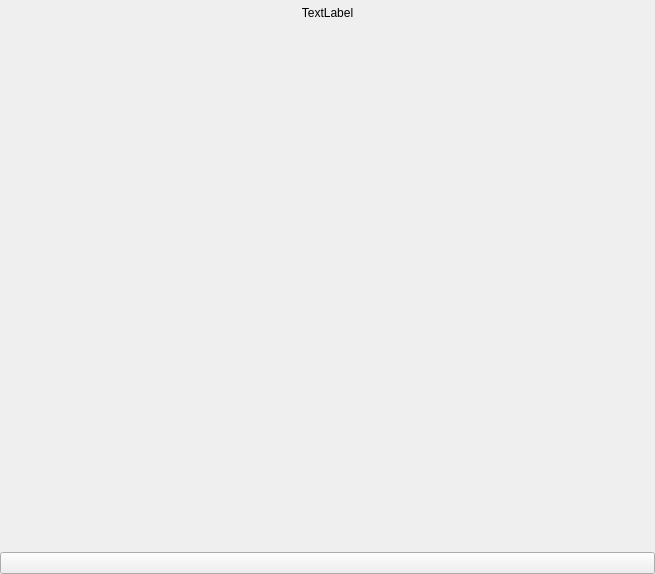
<?xml version="1.0" encoding="UTF-8"?>
<ui version="4.0">
 <class>NoteExplorerPage</class>
 <widget class="QWidget" name="NoteExplorerPage">
  <property name="geometry">
   <rect>
    <x>0</x>
    <y>0</y>
    <width>655</width>
    <height>574</height>
   </rect>
  </property>
  <property name="sizePolicy">
   <sizepolicy hsizetype="Fixed" vsizetype="Preferred">
    <horstretch>0</horstretch>
    <verstretch>0</verstretch>
   </sizepolicy>
  </property>
  <property name="windowTitle">
   <string>Form</string>
  </property>
  <layout class="QVBoxLayout" name="verticalLayout">
   <property name="spacing">
    <number>0</number>
   </property>
   <property name="leftMargin">
    <number>0</number>
   </property>
   <property name="topMargin">
    <number>0</number>
   </property>
   <property name="rightMargin">
    <number>0</number>
   </property>
   <property name="bottomMargin">
    <number>0</number>
   </property>
   <item>
    <layout class="QHBoxLayout" name="TopLayout">
     <property name="spacing">
      <number>0</number>
     </property>
     <property name="topMargin">
      <number>6</number>
     </property>
     <property name="bottomMargin">
      <number>6</number>
     </property>
     <item>
      <widget class="QLabel" name="CurDIrLabel">
       <property name="text">
        <string>TextLabel</string>
       </property>
       <property name="alignment">
        <set>Qt::AlignmentFlag::AlignCenter</set>
       </property>
      </widget>
     </item>
    </layout>
   </item>
   <item>
    <widget class="QScrollArea" name="NoteList">
     <property name="frameShape">
      <enum>QFrame::Shape::NoFrame</enum>
     </property>
     <property name="frameShadow">
      <enum>QFrame::Shadow::Plain</enum>
     </property>
     <property name="lineWidth">
      <number>0</number>
     </property>
     <property name="widgetResizable">
      <bool>true</bool>
     </property>
     <widget class="QWidget" name="NoteListContent">
      <property name="geometry">
       <rect>
        <x>0</x>
        <y>0</y>
        <width>655</width>
        <height>522</height>
       </rect>
      </property>
      <property name="sizePolicy">
       <sizepolicy hsizetype="Preferred" vsizetype="Expanding">
        <horstretch>0</horstretch>
        <verstretch>0</verstretch>
       </sizepolicy>
      </property>
      <layout class="QHBoxLayout" name="horizontalLayout">
       <property name="spacing">
        <number>0</number>
       </property>
       <property name="leftMargin">
        <number>0</number>
       </property>
       <property name="topMargin">
        <number>0</number>
       </property>
       <property name="rightMargin">
        <number>0</number>
       </property>
       <property name="bottomMargin">
        <number>0</number>
       </property>
       <item>
        <layout class="QVBoxLayout" name="NoteLIstContentVLayout">
         <property name="spacing">
          <number>0</number>
         </property>
        </layout>
       </item>
      </layout>
     </widget>
    </widget>
   </item>
   <item>
    <layout class="QHBoxLayout" name="BotLayout">
     <item>
      <widget class="QPushButton" name="HomeButton">
       <property name="text">
        <string/>
       </property>
       <property name="icon">
        <iconset resource="../../Resources/Pictures.qrc">
         <normaloff>:/pictures/Logos/HomeLogo64.png</normaloff>:/pictures/Logos/HomeLogo64.png</iconset>
       </property>
      </widget>
     </item>
    </layout>
   </item>
  </layout>
 </widget>
 <resources>
  <include location="../../Resources/Pictures.qrc"/>
 </resources>
 <connections/>
</ui>
